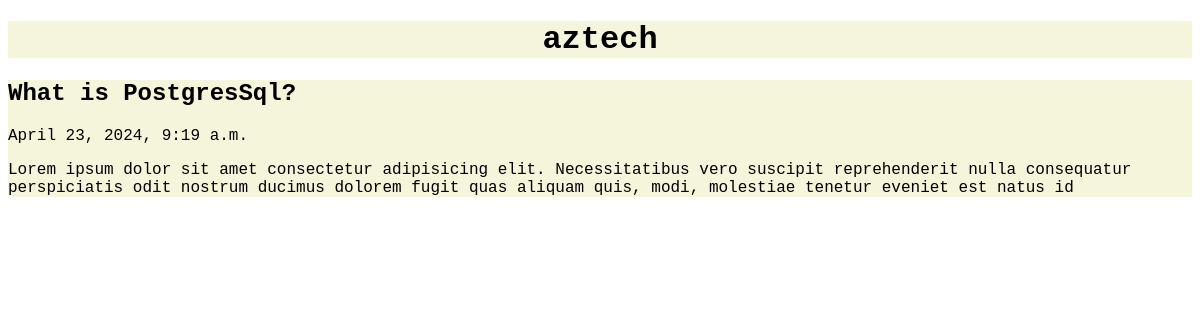
The app's page /post/4 with its own data.
### posts/models.py (models this page shows)
class Post(models.Model):
    title = models.CharField(max_length=100)
    description = models.TextField()
    created_at = models.DateTimeField(default=datetime.now, blank=True)

### posts/views.py (the view)
# urls.py: path('post/<str:pk>', views.post, name='post'),
def post(request, pk):
    post = Post.objects.get(id=pk)
    return render(request, 'post.html', {'post': post})

### templates/post.html (shortened to what this page needs)
{% load static %}
<!DOCTYPE html>
<html lang="en">
<head>
    <link rel="stylesheet" href="{% static 'aztech/style.css' %}">
</head>
<body>
    <h1 class="layout">aztech</h1>
    <div class="layout">
        <h2>{{post.title}}</h2>
        <p>{{post.created_at}}</p>
        <p>{{post.description}}</p>
    </div>
</body>
</html>

### static/aztech/style.css (style rules this page uses)
h1 { text-align: center; }
.layout { background-color:beige; font-family: 'Courier New', Courier, monospace; }

### records on screen
Post: title "What is PostgresSql?", created_at "April 23, 2024, 9:19 a.m.", description "Lorem ipsum dolor sit amet consectetur adipisicing elit. Necessitatibus vero suscipit reprehenderit nulla consequatur perspiciatis odit nostrum ducimus dolorem fugit quas aliquam quis, modi, molestiae tenetur eveniet est natus id"
